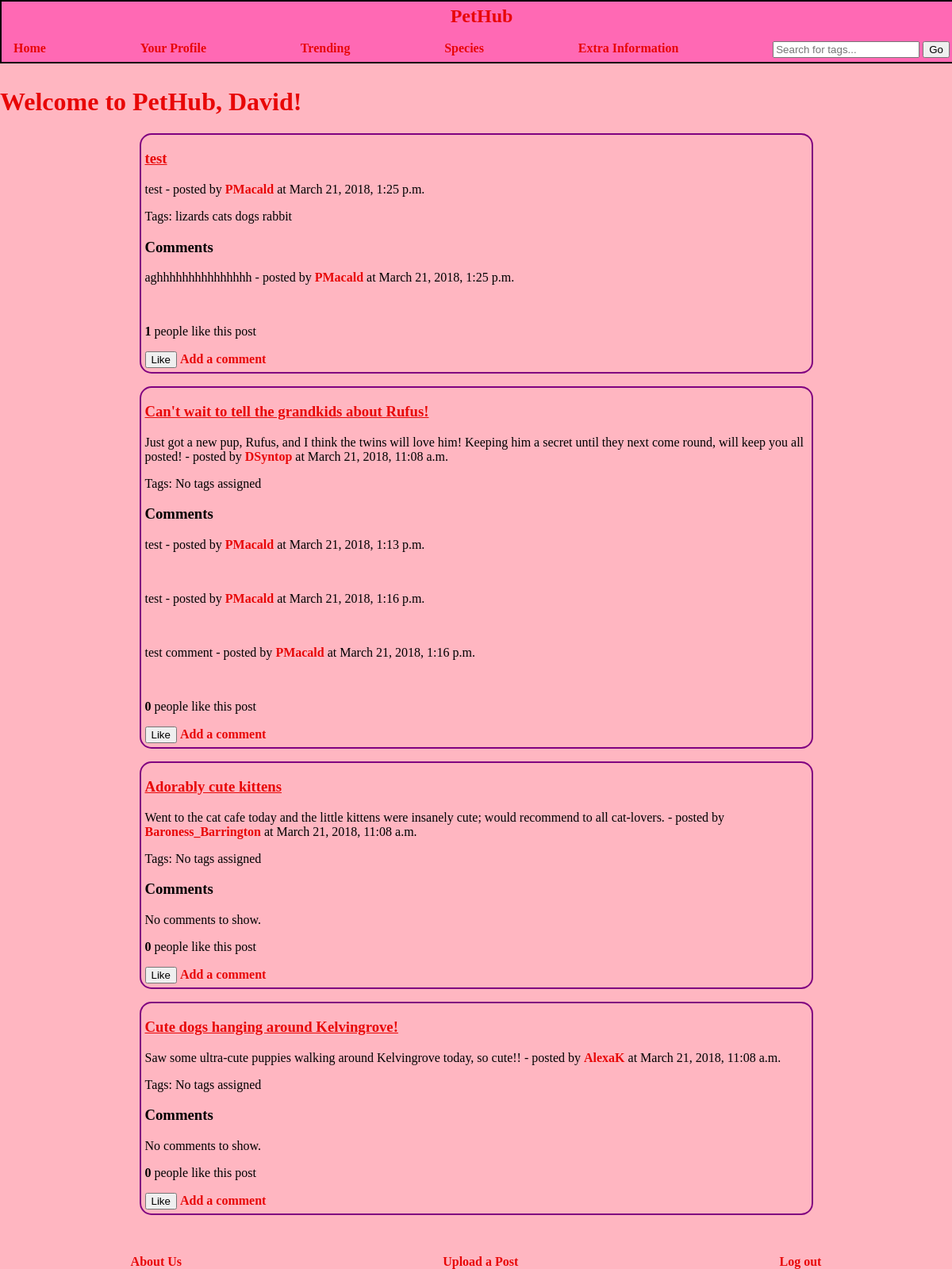
Screenshot of / (signed in) with the database file from the repository.
### pethub/models.py (models this page shows, shortened)
class Post(models.Model):
    title = models.CharField(max_length=100, default="")
    likes = models.IntegerField(default=0)
    liked_users =  models.ManyToManyField(User, related_name="liked",default=None)
    description = models.CharField(max_length=300,default="")
    picture = models.ImageField(upload_to="post_images",blank=True)
    upload_date = models.DateTimeField(auto_now_add=True)
    tags = TaggableManager(blank=True)
    user = models.ForeignKey(User, null=True)

class Comment(models.Model):
    comment_text = models.CharField(max_length=100, default="")
    upload_date = models.DateTimeField(auto_now_add=True)
    user = models.ForeignKey(User, null=True)
    post = models.ForeignKey(Post, null=True, related_name = "comments")

### pethub/views.py (the view)
# urls.py: url(r'^$', views.index, name='index'),
@login_required
def index(request):
    post_list = Post.objects.order_by('-upload_date')
    response = render(request, 'pethub/index.html', {'post_list' : post_list})
    return response

### templates/pethub/index.html (shortened to what this page needs)
{% extends "pethub/base.html" %}
{% load staticfiles %}
{% block body_block %}
	{% if user.first_name %}
		<h1>Welcome to PetHub, {{ user.first_name }}!</h1>
	{% else %}
		<h1>Welcome to PetHub, {{ user.username }}!</h1>
	{% endif %}
	{% if post_list %}
		{% for post in post_list %}
				<div class="post_container">
					<div class="post_title">
					<h3>{{post.title}}</h3>
					</div>
					<div class="post_description">
						<p>{{post.description}} - posted by <a href="{% url 'user_profile' %}{{ post.user.username }}">{{post.user.username}}</a> at {{post.upload_date}}</p>
					</div>
					<div class="post_tags">
						<p>Tags:
						{% if not post.tags.all %}
							No tags assigned
						{% else %}
							{% for tag in post.tags.all %}
									{{ tag.name }}
							{% endfor %}
						{% endif %}
						</p>
					</div>
					<div class="comments_container">
					<h3>Comments</h3>
						{% if post.comments.all %}
							{% for comment in post.comments.all %}
								<p>{{comment.comment_text}} - posted by <a href="{% url 'user_profile' %}{{ post.user.username }}">{{comment.user.username}}</a> at {{comment.upload_date}}</p></br>
							{% endfor %}
						{% else %}
							<p>No comments to show.</p>
						{% endif %}
					</div>
					<div class="post_likes">
						<p>
						<strong class="like_count" data-postid="{{post.id}}">{{post.likes}}</strong> people like this post
						</p>
					</div>
					{% if user.is_authenticated %}
						<button class="likes-button" data-postid="{{post.id}}"
							class="btn btn-primary btn-sm" type="button">
							Like
						</button>
						<a href="{% url 'add_comment' %}{{ post.id }}">Add a comment</a>
					{% endif %}
					</div>
				</div>
		{% endfor %}
	{% endif %}
{% endblock %}

### templates/pethub/base.html (shortened to what this page needs)
<!DOCTYPE html>
{% load staticfiles %}
<html>
	<head>
			<link rel="stylesheet" type="text/css" href="{% static 'css/styles.css' %}" />
		</head>
		<body>
			<div id="navbar">
				<a href="{% url 'index' %}">
						<h2>PetHub</h2>
				</a>
				<div id="navbarLinks">
					<div>
						<a href="{% url 'index'%}">Home</a>
					</div>
					<div>
					{% if user.is_authenticated %}
						<a href="{% url 'user_profile' %}{{ request.user.username }}">Your Profile</a>
					{% else %}
						<a href="{% url 'login'%}">Log in/Register</a>
					{% endif %}
					</div>
					<div>
						<a href="{% url 'trending'%}">Trending</a>
					</div>
					<div>
						<a href="{% url 'species'%}">Species</a>
					</div>
					<div>
						<a href="{% url 'extra-information'%}">Extra Information</a>
					</div>
					<div>
					<form type="GET" action="{% url 'search' %}">
					  <input placeholder="Search for tags..." type="text" name="search_term">
					  <button id="search_submit" type="submit" >Go</button>
					</form>
				</div>
				</div>
			</div>
			<div class="main">
				{% block body_block %}
				{% endblock %}
			<div id="bottomBarContainer">
				<div>
					<a href="{% url 'about-us'%}" >About Us </a>
				</div>
			{% if user.is_authenticated %}
				<div>
					<a href="{% url 'post-upload'%}" >Upload a Post</a>
				</div>
				<div>
					<a href="{% url 'logout'%}" >Log out</a>
				</div>
			{% endif %}
			</div>
		</body>
	</html>

### static/css/styles.css (style rules this page uses)
body { background-color: #FFB6C1; margin: 0; }
#navbar { background-color: #FF69B4; width: 100%; margin: 0 auto; border-style: solid; border-width: 2px; position: relative; padding: 5px; }
#navbar h2 { text-align: center; font-family: Verdana; margin: 0; color: #e80707; }
h1 { color: #e80707; }
#navbarLinks { display: flex; justify-content: space-between; padding-left: 10px; padding-right: 10px; }
.main { margin-top: 30px; }
a { font-family: Verdana; font-size: 20; text-decoration: none; color: #e80707; font-weight: bolder; }
#bottomBarContainer { display: flex; justify-content: space-between; margin-top: 50px; clear: both; }
#bottomBarContainer div { display: inline-block; margin: 0 auto; }
.post_container { position: relative; width: 70%; border-style: solid; border-width: 2px; border-color: purple; margin: 0 auto; padding-left: 5px; padding-bottom: 5px; margin-bottom: 10px; border-radius: 15px; }
.post_title h3 { text-decoration: underline; color: #e80707; }
.post_description { font-family: Verdana; font-size: 16; }

### rows the page displays
Post: title "test", description "test", user.username "PMacald", upload_date "March 21, 2018, 1:25 p.m.", likes "1"
Tag: name "lizards"
Tag: name "cats"
Tag: name "dogs"
Tag: name "rabbit"
Comment: comment_text "aghhhhhhhhhhhhhhh", user.username "PMacald", upload_date "March 21, 2018, 1:25 p.m."
Post: title "Can't wait to tell the grandkids about Rufus!", description "Just got a new pup, Rufus, and I think the twins will love him! Keeping him a secret until they next come round, will keep you all posted!", user.username "DSyntop", upload_date "March 21, 2018, 11:08 a.m.", shows "No tags assigned", likes "0"
Comment: comment_text "test", user.username "PMacald", upload_date "March 21, 2018, 1:13 p.m."
Comment: comment_text "test", user.username "PMacald", upload_date "March 21, 2018, 1:16 p.m."
Comment: comment_text "test comment", user.username "PMacald", upload_date "March 21, 2018, 1:16 p.m."
Post: title "Adorably cute kittens", description "Went to the cat cafe today and the little kittens were insanely cute; would recommend to all cat-lovers.", user.username "Baroness_Barrington", upload_date "March 21, 2018, 11:08 a.m.", shows "No tags assigned", shows "No comments to show.", likes "0"
Post: title "Cute dogs hanging around Kelvingrove!", description "Saw some ultra-cute puppies walking around Kelvingrove today, so cute!!", user.username "AlexaK", upload_date "March 21, 2018, 11:08 a.m.", shows "No tags assigned", shows "No comments to show.", likes "0"

### other values shown
{{ user.first_name }} "David"
